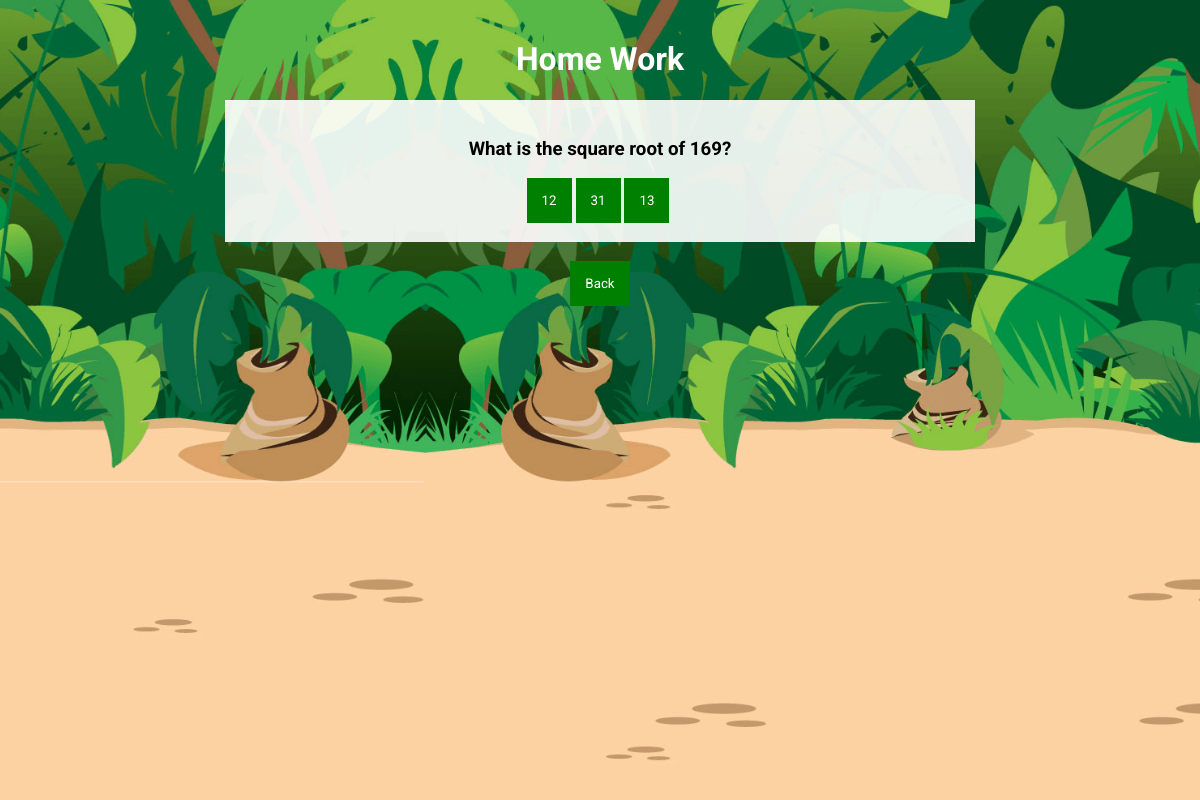
/hw_q.php?id=7 (signed in), run on the app's committed database.
### tables this page shows
CREATE TABLE `hw` (
  `id` int(16) NOT NULL,
  `question` varchar(256) NOT NULL,
  `a_1` varchar(256) NOT NULL,
  `a_2` varchar(256) NOT NULL,
  `a_3` varchar(256) NOT NULL,
  `a_a` varchar(256) NOT NULL,
  `correct` varchar(256) NOT NULL,
  `incorrect` varchar(256) NOT NULL
);

### hw_q.php (the view, shortened to what this page needs)
<?php
if(!isset($_GET['id'])){
	header("Location: hw.php");
	exit();
} else {
	$id = $_GET['id'];
}
include "back/db.php";
$question = "";
$sql = "SELECT * FROM hw WHERE id='$id'";
$result = mysqli_query($conn, $sql);
while($row = mysqli_fetch_array($result)){
	$question .= '<h3>'.$row['question'].'</h3><a href="back/hw_q.php?id='.$row['id'].'&a='.$row['a_1'].'"><button style="border-style: none; padding: 15px; background-color: green; color: white;">'.$row['a_1'].'</button></a>&nbsp;<a href="back/hw_q.php?id='.$row['id'].'&a='.$row['a_2'].'"><button style="border-style: none; padding: 15px; background-color: green; color: white;">'.$row['a_2'].'</button></a>&nbsp;<a href="back/hw_q.php?id='.$row['id'].'&a='.$row['a_3'].'"><button style="border-style: none; padding: 15px; background-color: green; color: white;">'.$row['a_3'].'</button></a>&nbsp;';
}
?>
<head>
	<link rel="stylesheet" href="style.css">
</head>
<body>
	<div class="bg">
	<center>
	<br>
	<h1 style="color: white;">Home Work</h1>
	<div style="max-width:750px; background-color:rgba(255, 255, 255, 0.9)">
	<br>
	<?php echo $question; ?>
	<br><br>
	</div>
	<br>
	<a href="hw.php"><button style="border-style: none; padding: 15px; background-color: green; color: white;">Back</button></a><br><br>
	</div>
</body>

### style.css (style rules this page uses)
body, html { height: 100%; margin: 0; }
* { font-family: 'Roboto', sans-serif; }
.bg { z-index: -1; background-image: url("images/bg.png"); height: 100%; background-position: center; background-repeat: no-repeat; background-size: cover; }

### data on the page
hw: question "What is the square root of 169?", a_1 "12", a_2 "31", a_3 "13"
